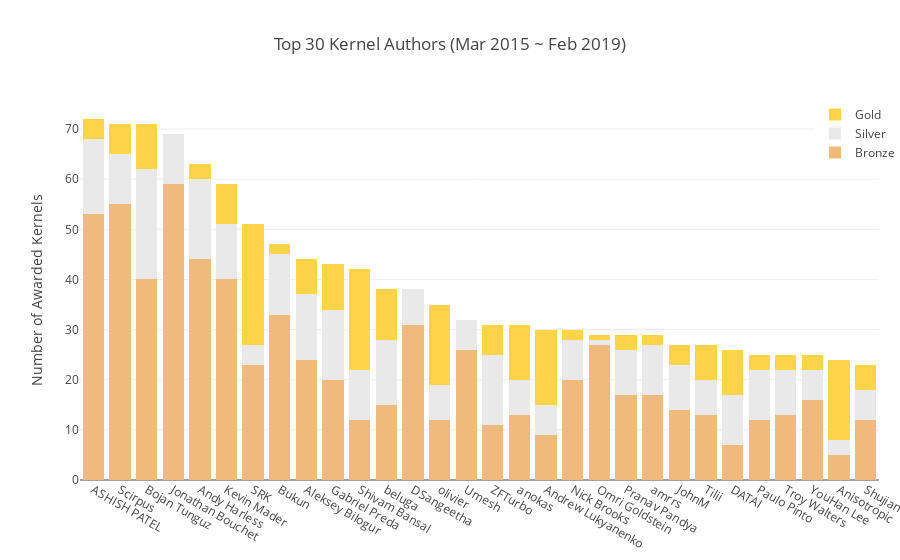

The code cell stored with this chart in its notebook:
### Markdown cell above
Let's now have a quick look at some of the Top Authors in Kaggle

### Code cell
nbr_medals_per_author = pd.crosstab( [normal_user_kernels['AuthorUserId'], normal_user_kernels['DisplayName']], normal_user_kernels['Medal'])
nbr_medals_per_author = nbr_medals_per_author.rename(columns={0: 'NotAwarded', 1.0: 'Gold', 2.0: 'Silver', 3.0: 'Bronze'})
nbr_medals_per_author['Awarded'] = nbr_medals_per_author['Gold'] + nbr_medals_per_author['Silver'] + nbr_medals_per_author['Bronze']
nbr_medals_per_author = nbr_medals_per_author.sort_values(by='Awarded', ascending=False)
nbr_medals_per_author = nbr_medals_per_author.reset_index(level=1) # Make DisplayName a column

n = 30
top = nbr_medals_per_author[:n]


fig = {
    'data': [
        {
            'type': 'bar',
            'y': top['Bronze'].values,
            'x': top['DisplayName'].values,
            'name': 'Bronze',
            'marker': {'color': medal_colors[2]}
        }, {
            'type': 'bar',
            'y': top['Silver'].values,
            'x': top['DisplayName'].values,
            'name': 'Silver',
            'marker': {'color': medal_colors[1]}
        }, {
            'type': 'bar',
            'y': top['Gold'].values,
            'x': top['DisplayName'].values,
            'name': 'Gold',
            'marker': {'color': medal_colors[0]}
        }
    ], 'layout': {
        'title': f'Top {n} Kernel Authors ({range_dates_str})',
        'barmode': 'stack',
        'yaxis': {'title': 'Number of Awarded Kernels'},
        'legend': {'x': 0.92, 'y': 1},
        'margin': {'r': 0},
        #'plot_bgcolor': PLOT_BG_COLOR,
    }
}

iplot(fig)

### Figure 1 — Plotly figure (JSON) as saved in the notebook; plotly's stock layout.template omitted (floating-point values rounded to 4 significant figures)
{"data": [{"marker": {"color": "#f0ba7c"}, "name": "Bronze", "type": "bar", "uid": "3ed9f507-9290-4baa-87a3-aba7e0946e69", "x": ["ASHISH PATEL", "Scirpus", "Bojan Tunguz", "Jonathan Bouchet", "Andy Harless", "Kevin Mader", "SRK", "Bukun", "Aleksey Bilogur", "Gabriel Preda", "Shivam Bansal", "beluga", "DSangeetha", "olivier", "Umesh", "ZFTurbo", "anokas", "Andrew Lukyanenko", "Nick Brooks", "Omri Goldstein", "Pranav Pandya", "amrrs", "JohnM", "Tilii", "DATAI", "Paulo Pinto", "Troy Walters", "YouHan Lee", "Anisotropic", "Shujian L."], "y": [53, 55, 40, 59, 44, 40, 23, 33, 24, 20, 12, 15, 31, 12, 26, 11, 13, 9, 20, 27, 17, 17, 14, 13, 7, 12, 13, 16, 5, 12]}, {"marker": {"color": "#e9e9e9"}, "name": "Silver", "type": "bar", "uid": "61a40ef8-927d-4f45-8145-5dee93416bdf", "x": ["ASHISH PATEL", "Scirpus", "Bojan Tunguz", "Jonathan Bouchet", "Andy Harless", "Kevin Mader", "SRK", "Bukun", "Aleksey Bilogur", "Gabriel Preda", "Shivam Bansal", "beluga", "DSangeetha", "olivier", "Umesh", "ZFTurbo", "anokas", "Andrew Lukyanenko", "Nick Brooks", "Omri Goldstein", "Pranav Pandya", "amrrs", "JohnM", "Tilii", "DATAI", "Paulo Pinto", "Troy Walters", "YouHan Lee", "Anisotropic", "Shujian L."], "y": [15, 10, 22, 10, 16, 11, 4, 12, 13, 14, 10, 13, 7, 7, 6, 14, 7, 6, 8, 1, 9, 10, 9, 7, 10, 10, 9, 6, 3, 6]}, {"marker": {"color": "#ffd448"}, "name": "Gold", "type": "bar", "uid": "1e51ed2d-9bbd-481b-a073-43e8fdaf1dbe", "x": ["ASHISH PATEL", "Scirpus", "Bojan Tunguz", "Jonathan Bouchet", "Andy Harless", "Kevin Mader", "SRK", "Bukun", "Aleksey Bilogur", "Gabriel Preda", "Shivam Bansal", "beluga", "DSangeetha", "olivier", "Umesh", "ZFTurbo", "anokas", "Andrew Lukyanenko", "Nick Brooks", "Omri Goldstein", "Pranav Pandya", "amrrs", "JohnM", "Tilii", "DATAI", "Paulo Pinto", "Troy Walters", "YouHan Lee", "Anisotropic", "Shujian L."], "y": [4, 6, 9, 0, 3, 8, 24, 2, 7, 9, 20, 10, 0, 16, 0, 6, 11, 15, 2, 1, 3, 2, 4, 7, 9, 3, 3, 3, 16, 5]}], "layout": {"barmode": "stack", "legend": {"x": 0.92, "y": 1}, "margin": {"r": 0}, "title": {"text": "Top 30 Kernel Authors (Mar 2015 ~ Feb 2019)"}, "yaxis": {"title": {"text": "Number of Awarded Kernels"}}}}
